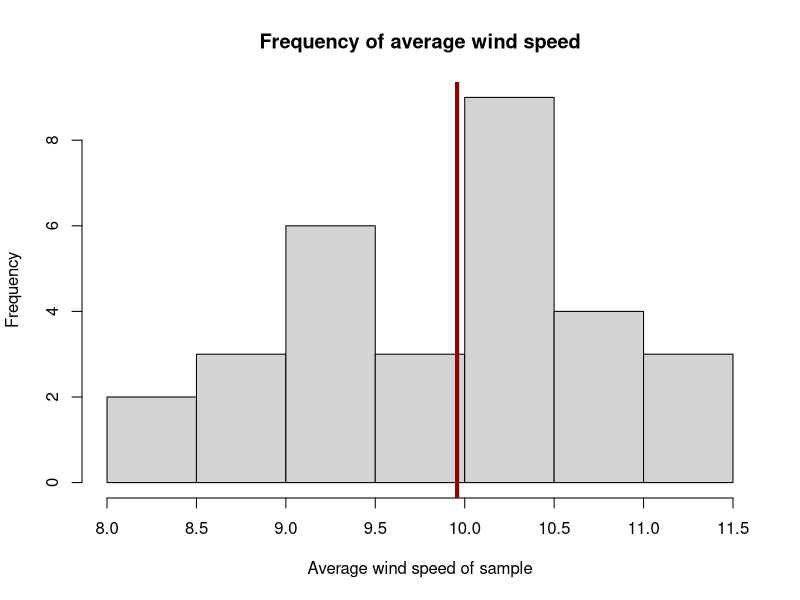

Source code (R):
## ---- chunk 1
x <- vector()
        for (i in 1:30){
                x[i] <- mean(sample(airquality$Wind, 
                                        size = 20,
                                        replace = TRUE))
                }
hist(x, breaks = 10,
        xlab = "Average wind speed of sample",
        ylab = "Frequency",
        main = "Frequency of average wind speed")
abline(v = mean(airquality$Wind), col = "darkred", lwd = 4)


